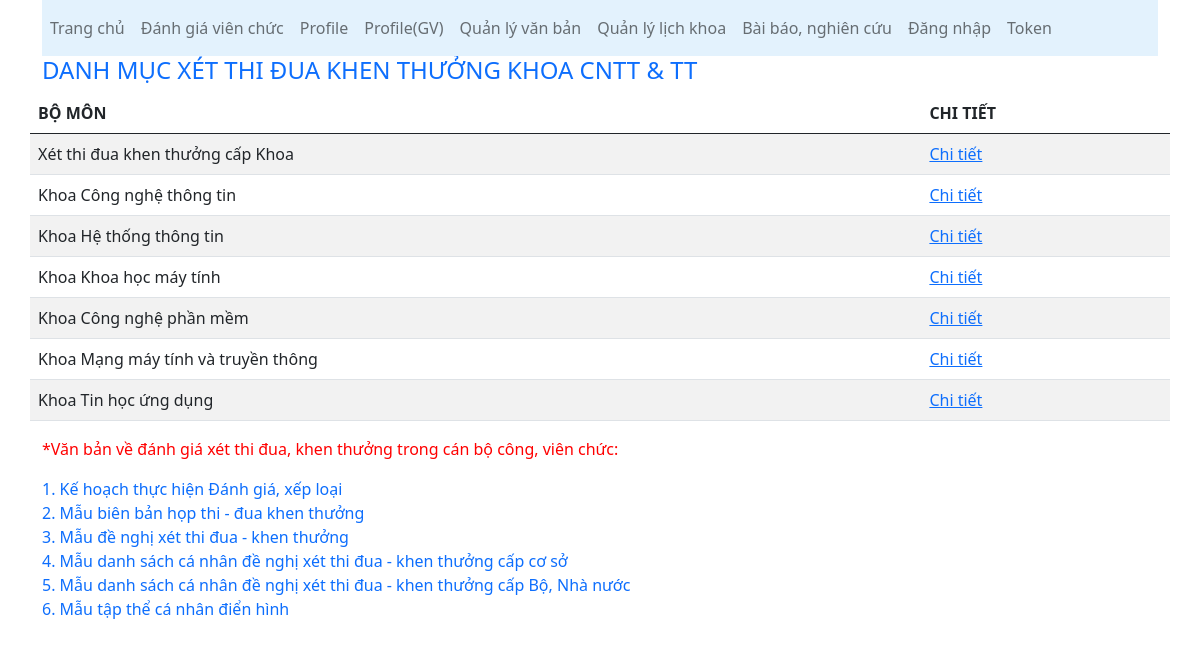
Screenshot of /thi-dua-khen-thuong/index.php with the database file from the repository.
### tables this page shows
CREATE TABLE `bomon` (
  `BoMon` varchar(50) NOT NULL,
  `TenBoMon` varchar(50) NOT NULL
);

### thi-dua-khen-thuong/index.php (the view, shortened to what this page needs)
<!DOCTYPE html>
<html lang="en">
<head>
    <link href="https://cdn.jsdelivr.net/npm/bootstrap@5.0.2/dist/css/bootstrap.min.css" rel="stylesheet">
</head>
<body>
    <div class="container">
        <?php require "../config/database.php"; ?>
        <?php require "../navbar/navbar.php"; ?>
        <h4 style="color: #0d6efd;">DANH MỤC XÉT THI ĐUA KHEN THƯỞNG KHOA CNTT & TT</h4>
        <div class="row">
            <table class="table table-striped">
                <thead>
                    <th>BỘ MÔN</th>
                    <th>CHI TIẾT</th>
                </thead>
                <tbody>
                    <tr>
                        <td>Xét thi đua khen thưởng cấp Khoa</td>
                        <td><a href="http://localhost/joomla/thi-dua-khen-thuong/danhgia.php">Chi tiết</a></td>
                    </tr>
                    <?php
                    $sql = "SELECT * FROM bomon";
                    $result = mysqli_query($con, $sql);
                    while ($row = mysqli_fetch_array($result)) {
                        if ($row['BoMon'] === "dev") continue;
                    ?>
                        <tr>
                            <td><?= $row['TenBoMon'] ?></td>
                            <td><a href="http://localhost/joomla/thi-dua-khen-thuong/details.php?bomon=<?= $row['BoMon'] ?>">Chi tiết</a></td>
                        </tr>
                    <?php } ?>
                </tbody>
            </table>
        </div>
        <p style="color:red;">*Văn bản về đánh giá xét thi đua, khen thưởng trong cán bộ công, viên chức:</p>
        <div class="row">
            <a style="text-decoration:none;" href="http://localhost/joomla/nghi-dinh/?id=0">1. Kế hoạch thực hiện Đánh giá, xếp loại</a>
            <a style="text-decoration:none;" href="http://localhost/joomla/nghi-dinh/?id=1">2. Mẫu biên bản họp thi - đua khen thưởng</a>
            <a style="text-decoration:none;" href="http://localhost/joomla/nghi-dinh/?id=2">3. Mẫu đề nghị xét thi đua - khen thưởng</a>
            <a style="text-decoration:none;" href="http://localhost/joomla/nghi-dinh/?id=3">4. Mẫu danh sách cá nhân đề nghị xét thi đua - khen thưởng cấp cơ sở</a>
            <a style="text-decoration:none;" href="http://localhost/joomla/nghi-dinh/?id=4">5. Mẫu danh sách cá nhân đề nghị xét thi đua - khen thưởng cấp Bộ, Nhà nước</a>
            <a style="text-decoration:none;" href="http://localhost/joomla/nghi-dinh/?id=5">6. Mẫu tập thể cá nhân điển hình</a>
        </div>
    </div>
</body>
</html>

### rows the page displays
bomon: TenBoMon "Khoa Công nghệ thông tin"
bomon: TenBoMon "Khoa Hệ thống thông tin"
bomon: TenBoMon "Khoa Khoa học máy tính"
bomon: TenBoMon "Khoa Công nghệ phần mềm"
bomon: TenBoMon "Khoa Mạng máy tính và truyền thông"
bomon: TenBoMon "Khoa Tin học ứng dụng"
